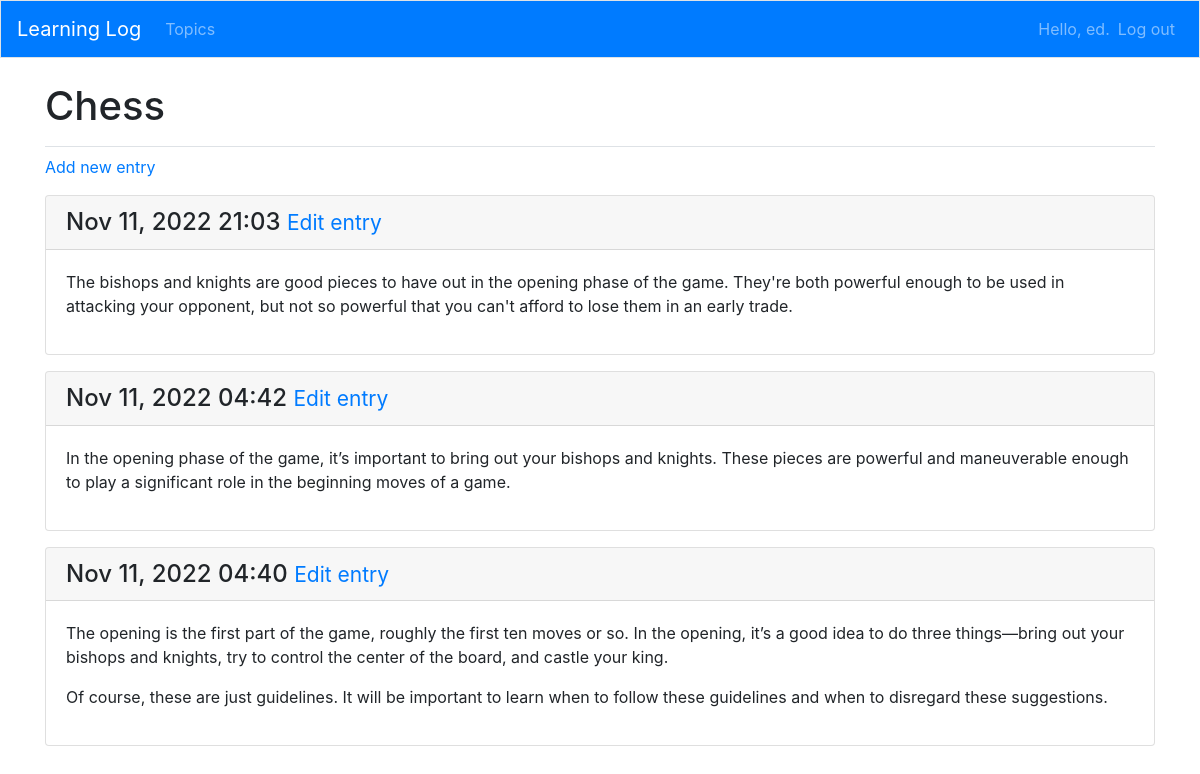
The page /topics/2/ (signed in) on the database its author committed.
### learning_logs/models.py (models this page shows, shortened)
class Topic(models.Model):
    text = models.CharField(max_length=200)
    date_added = models.DateTimeField(auto_now_add=True)
    owner = models.ForeignKey(User, on_delete=models.CASCADE)
    def __str__(self):
        return self.text

class Entry(models.Model):
    topic = models.ForeignKey(Topic,on_delete=models.CASCADE)
    text = models.TextField()
    date_added = models.DateTimeField(auto_now_add=True)
    class Meta:
        verbose_name_plural = 'entries'

### learning_logs/views.py (the view)
# urls.py: path('topics/<int:topic_id>/', views.topic, name='topic'),
@login_required
def topic(request,topic_id):
    topic = get_object_or_404(Topic, id=topic_id)
    if topic.owner!= request.user:
        raise Http404
    entries = topic.entry_set.order_by('-date_added')
    context = {'topic':topic, 'entries':entries}
    return render(request,'learning_logs/topic.html', context)

### learning_logs/templates/learning_logs/topic.html
{% extends 'learning_logs/base.html' %}
{% block page_header %}
<h1>{{ topic }}</h1>
{% endblock page_header %}
{% block content %}
<p>
    <a href="{% url 'learning_logs:new_entry' topic.id %}">Add new entry</a>
</p>
{% for entry in entries %}
<div class="card mb-3">
    <h4 class="card-header">
        {{ entry.date_added | date:'M d, Y H:i' }}
        <small><a href="{% url 'learning_logs:edit_entry' entry.id %}">Edit entry</a></small>
    </h4>
    <div class="card-body">
        {{ entry.text | linebreaks }}
    </div>
</div>
{% empty %}
    <p>There are no entries for this topic yet.</p>
{% endfor %}
{% endblock content %}

### learning_logs/templates/learning_logs/base.html (shortened to what this page needs)
{% load bootstrap4 %}
<!DOCTYPE html>
<html lang="en">
<head>
    {% bootstrap_css %}
</head>
<body>
{% include 'learning_logs/navbar.html' %}
<main role="main" class="container">
    <div class="pb-2 mb-2 border-bottom">
        {% block page_header %}{% endblock page_header %}
    </div>
    <div>
        {% block content %}{% endblock content %}
      </div>
    </main>
</body>
</html>

### learning_logs/templates/learning_logs/navbar.html (shortened to what this page needs)
<nav class="navbar navbar-expand-md navbar-dark bg-primary mb-4 border">
    <a class="navbar-brand" href="{% url 'learning_logs:index'%}">
        Learning Log</a>
      <div class="collapse navbar-collapse" id="navbarCollapse">
        <ul class="navbar-nav mr-auto">
            <li class="nav-item">
                <a class="nav-link" href="{% url 'learning_logs:topics'%}">
                    Topics</a></li>
            </ul>
            <ul class="navbar-nav ml-auto">
            {% if user.is_authenticated %}
             <li class="nav-item">
                <span class="navbar-text">Hello, {{ user.username }}.</span>
             </li>
             <li class="nav-item">
               <a class="nav-link" href="{% url 'users:logout' %}">Log out</a>
             </li>
           {% else %}
             <li class="nav-item">
               <a class="nav-link" href="{% url 'users:register' %}">Register</a>
             </li>
             <li class="nav-item">
               <a class="nav-link" href="{% url 'users:login' %}">Log in</a></li>
           {% endif %}
         </ul>
        </div>
    </nav>

### rows shown on the page
Topic: text "Chess"
Entry: date_added "Nov 11, 2022 21:03", text "The bishops and knights are good pieces to have out in the opening phase of the game. They're both powerful enough to be used in attacking your opponent, but not so powerful that you can't afford to lose them in an early trade."
Entry: date_added "Nov 11, 2022 04:42", text "In the opening phase of the game, it’s important to bring out your bishops and knights. These pieces are powerful and maneuverable enough to play a significant role in the beginning moves of a game."
Entry: date_added "Nov 11, 2022 04:40", text "The opening is the first part of the game, roughly the first ten moves or so. In the opening, it’s a good idea to do three things—bring out your bishops and knights, try to control the center of the board, and castle your king. Of course, these are just guidelines. It will be important to learn when to follow these guidelines and when to disregard these suggestions."

### other values the page prints
{{ user.username }} "ed"
